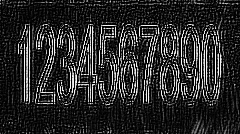
#> input picture examples/auto-detection/sec2.jpeg, 240 x 134 px
$ python classifier.py
#> lines starting #> are read from the running program, lines starting #| are printed output that depends on the picture; after the words box and inside, x2 and y2 are one past the last pixel; in counts of white or black regions, pixels touching at a corner belong together
import cv2 as cv
import numpy as np
from matplotlib import pyplot as plt

img = cv.imread('sec2.jpeg',0)
#> img is the input picture: shape (134, 240); min 0, max 255, mean 41.6
img2 = img.copy()
# All the 6 methods for comparison in a list
methods = ['cv.TM_CCOEFF_NORMED', 'cv.TM_CCORR_NORMED']
a = "0123456789abcdef"
plt.rc('font', size=8)
for meth in methods:
    for i in range(16):
        template = cv.imread('nums/{}.jpeg'.format(a[i]), 0)
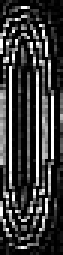
#> input picture examples/auto-detection/nums/0.jpeg, 21 x 85 px (shown 3 times larger)
#> template is the input picture: shape (85, 21); min 0, max 255, mean 57.8
        w, h = template.shape[::-1]
#> w = 21; h = 85
        img = img2.copy()
        method = eval(meth)
        res = cv.matchTemplate(img, template, method)
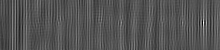
#> res: shape (50, 220) float32; min -0.373, max 0.813, mean 0.0175; drawn with min black and max white
        min_val, max_val, min_loc, max_loc = cv.minMaxLoc(res)
#> min_val = -0.373; max_val = 0.813; min_loc = (202, 23); max_loc = (203, 22)
        top_left = max_loc
#> top_left = (203, 22)
        bottom_right = (top_left[0] + w, top_left[1] + h)
#> bottom_right = (224, 107)
        cv.rectangle(img, top_left, bottom_right, 255, 2)
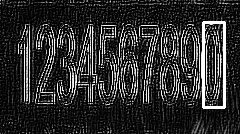
#> img: shape (134, 240); 1.97% of pixels changed, all inside (x1, y1, x2, y2) = (202, 21, 226, 109)
#> (the run stopped early here; a loop or call above may not have finished)
